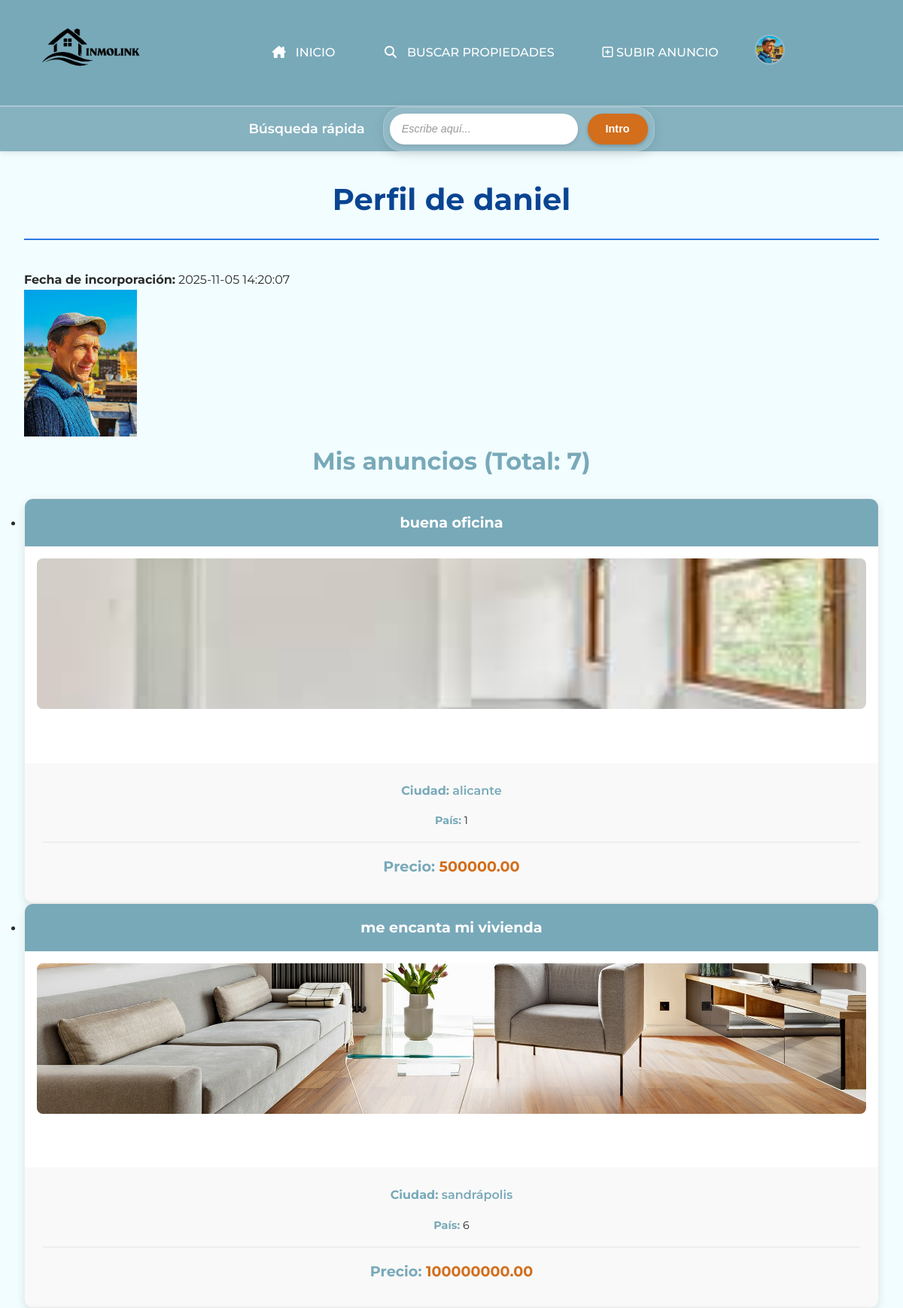
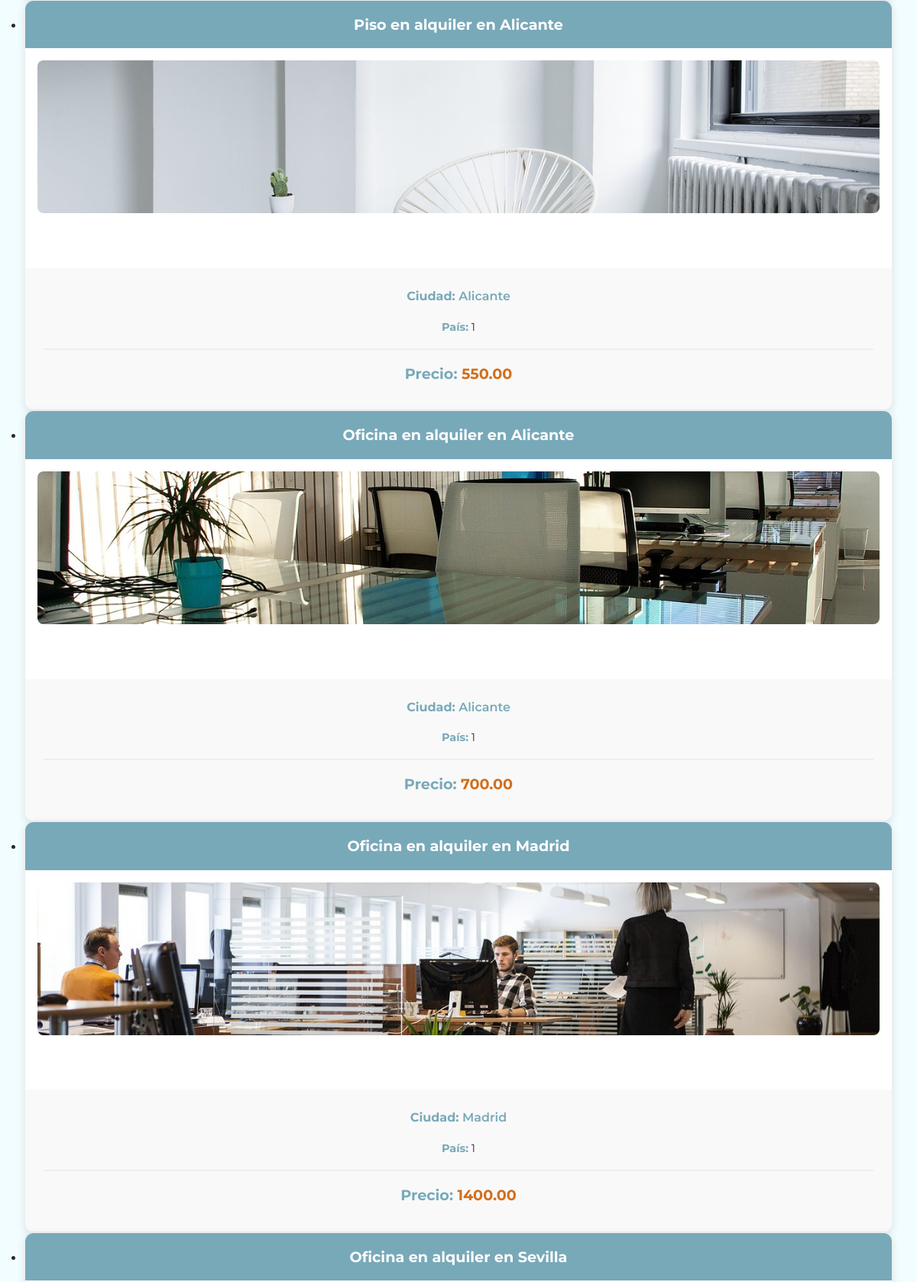
The app's page /perfil_usuario.php (signed in, upper part) with its own data (2 pictures, top to bottom).
### tables this page shows
CREATE TABLE `usuarios` (
  `IdUsuario` int(11) NOT NULL,
  `NomUsuario` varchar(15) NOT NULL,
  `Clave` varchar(255) NOT NULL,
  `Email` varchar(254) NOT NULL,
  `Sexo` smallint(6) DEFAULT NULL,
  `FNacimiento` date DEFAULT NULL,
  `Ciudad` varchar(255) DEFAULT NULL,
  `Pais` int(11) DEFAULT NULL,
  `Foto` varchar(255) DEFAULT NULL,
  `FRegistro` datetime NOT NULL DEFAULT current_timestamp(),
  `Estilo` int(11) DEFAULT NULL
);

CREATE TABLE `anuncios` (
  `IdAnuncio` int(11) NOT NULL,
  `TAnuncio` smallint(5) UNSIGNED DEFAULT NULL,
  `TVivienda` smallint(5) UNSIGNED DEFAULT NULL,
  `FPrincipal` varchar(255) DEFAULT NULL,
  `Alternativo` varchar(255) NOT NULL,
  `Titulo` varchar(255) DEFAULT NULL,
  `Precio` decimal(12,2) DEFAULT NULL,
  `Texto` text DEFAULT NULL,
  `Ciudad` varchar(255) DEFAULT NULL,
  `Pais` int(11) DEFAULT NULL,
  `Superficie` decimal(10,2) DEFAULT NULL,
  `NHabitaciones` int(11) DEFAULT NULL,
  `NBanyos` int(11) DEFAULT NULL,
  `Planta` int(11) DEFAULT NULL,
  `Anyo` int(11) DEFAULT NULL,
  `FRegistro` datetime NOT NULL DEFAULT current_timestamp(),
  `Usuario` int(11) DEFAULT NULL
);

### perfil_usuario.php (the view, shortened to what this page needs)
<?php
require_once __DIR__ . '/includes/cabecera.php';
$usuario_id = $_SESSION['usuario_id'];
$db = get_db();
$sql = "SELECT NomUsuario, Foto, FRegistro FROM usuarios WHERE IdUsuario = ?";
$stmt = $db->prepare($sql);
$stmt->bind_param('i', $usuario_id);
$stmt->execute();
$result = $stmt->get_result();
$usuario = $result->fetch_assoc();
$sql2 = "SELECT IdAnuncio, Titulo, Ciudad, Pais, Precio, FPrincipal
         FROM anuncios
         WHERE Usuario = ?
         ORDER BY FRegistro DESC";
$stmt2 = $db->prepare($sql2);
$stmt2->bind_param('i', $usuario_id);
$stmt2->execute();
$result2 = $stmt2->get_result();
$mis_anuncios = [];
while ($row = $result2->fetch_assoc()) {
    $mis_anuncios[] = $row;
}
$total_anuncios = count($mis_anuncios);
?>
<main>
    <section>
        <h1>Perfil de <?= htmlspecialchars($usuario['NomUsuario'], ENT_QUOTES) ?></h1>
        <p><strong>Fecha de incorporación:</strong> <?= htmlspecialchars($usuario['FRegistro'], ENT_QUOTES) ?></p>
        <?php if (!empty($usuario['Foto'])): ?>
            <img src="<?= htmlspecialchars($usuario['Foto'], ENT_QUOTES) ?>" alt="Foto de <?= htmlspecialchars($usuario['NomUsuario'], ENT_QUOTES) ?>" width="150">
        <?php endif; ?>
    </section>
    <section>
        <h2>Mis anuncios (Total: <?= $total_anuncios ?>)</h2>
        <?php if ($total_anuncios === 0): ?>
            <p>No tienes anuncios publicados.</p>
        <?php else: ?>
            <ul class="lista-anuncios">
                <?php foreach ($mis_anuncios as $anuncio): ?>
                    <li>
                        <article class="anuncio-item">
                            <h3><?= htmlspecialchars($anuncio['Titulo'], ENT_QUOTES) ?></h3>
                            <a href="/daw/ver_anuncio?id=<?= (int)$anuncio['IdAnuncio'] ?>">
                                <img src="<?= !empty($anuncio['FPrincipal']) ? htmlspecialchars($anuncio['FPrincipal'], ENT_QUOTES) : 'img/noimage.png' ?>"
                                     alt="<?= htmlspecialchars($anuncio['Titulo'], ENT_QUOTES) ?>" width="200">
                            </a>
                            <footer>
                                <p><strong>Ciudad:</strong> <?= htmlspecialchars($anuncio['Ciudad'], ENT_QUOTES) ?></p>
                                <p><strong>País:</strong> <?= htmlspecialchars($anuncio['Pais'], ENT_QUOTES) ?></p>
                                <p><strong>Precio:</strong> <?= htmlspecialchars($anuncio['Precio'], ENT_QUOTES) ?></p>
                            </footer>
                        </article>
                    </li>
                <?php endforeach; ?>
            </ul>
        <?php endif; ?>
    </section>
</main>
<?php require_once __DIR__ . '/includes/pie.php'; ?>

### css/inmolink.css (style rules this page uses)
article { background-color: #fff; border-radius: 12px; box-shadow: 0 4px 12px rgba(0,0,0,0.1); overflow: hidden; transition: var(--transicion); border: 1px solid #eee; }
article h3 { background-color: var(--color-secundario); color: #fff; padding: 1rem; margin: 0; font-size: 1.2rem; text-align: center; }
article a { display: block; padding: 1rem; text-align: center; }
article img { width: 100%; height: 200px; object-fit: cover; border-radius: 8px; transition: var(--transicion); }
article footer { padding: 1.5rem; background-color: #f9f9f9; }
article footer p { margin-bottom: 0.5rem; font-size: 0.9rem; }
article footer p:first-child { font-size: 1rem; color: var(--color-secundario); font-weight: 600; margin-bottom: 1rem; }
article footer p strong { color: var(--color-secundario); }
article footer p:last-child { font-size: 1.2rem; font-weight: 700; color: var(--color-primario); text-align: center; margin-top: 1rem; padding-top: 1rem; border-top: 2px solid #eee; }
body { overflow-x: hidden; }

### css/noche.css (style rules this page uses)
html { filter: invert(1) hue-rotate(180deg); background-color: #111; }
img, video, iframe, svg { filter: invert(1) hue-rotate(180deg); }

### css/alto_contraste.css (style rules this page uses)
:root { --color-primario: #fead0a; --color-secundario: #004080; --color-acento: #ffea00; --color-texto: #000000; --color-fondo: #e6d257; --color-footer-bg: #002b5c; --color-footer-texto: #ffe62d; --color-mensaje-fondo: #f2f2f2; --color-mensaje-texto: #000000; --color-mensaje-borde: #000000; }

### css/texto_grande.css (style rules this page uses)
p, li, dd { margin-bottom: 0.8em; }
a { text-decoration: underline; text-underline-offset: 0.2em; text-decoration-thickness: 2px; }
:where(a, button, input, select, textarea, summary, [tabindex]) :focus-visible { outline: 3px solid var(--color-secundario); outline-offset: 3px; }
:where(a, button, input[type="button"], input[type="submit"], input[type="reset"], .boton-enlace) { min-height: 44px; min-width: 44px; }
article h3 { font-size: 1.4rem; }
article footer p { font-size: 1rem; }
main { padding: 2.2rem; }

### css/texto_grande_dislexia.css (style rules this page uses)
body { font-family: 'OpenDyslexic', system-ui, -apple-system, Segoe UI, Roboto, Arial, sans-serif; line-height: 1.8; }

### css/variables.css (style rules this page uses)
:root { --color-primario: #d26e1c; --color-secundario: #78a9b9; --color-terciario: #39c1da; --color-texto: #2a2a2a; --color-fondo: #f2fdff; --color-footer-bg: #78a9b9; --color-footer-texto: #ffffff; --transicion: all 0.3s ease; --color-mensaje-fondo: #f9f9f9; --color-mensaje-texto: #333; --color-mensaje-borde: #d26e1c; }

### css/base.css (style rules this page uses)
* { box-sizing: border-box; margin: 0; padding: 0; }
body { font-family: 'Montserrat', sans-serif; background-color: var(--color-fondo); color: var(--color-texto); line-height: 1.6; }
a { text-decoration: none; color: inherit; }

### css/header_footer.css (style rules this page uses)
footer { background-color: var(--color-footer-bg); color: var(--color-footer-texto); text-align: center; padding: 2rem 0; margin-top: 3rem; }
footer p { margin: 0; }

### css/main.css (style rules this page uses)
main { padding: 2rem; max-width: 1200px; margin: 0 auto; }
main h1, main section h1 { color: #0a4592; font-size: 2.5em; font-weight: bold; text-align: center; border-bottom: 2px solid #2a7ae2; padding-bottom: 0.5em; margin-bottom: 1em; }
h2 { color: var(--color-secundario); font-size: 1.8rem; text-align: center; margin-bottom: 1.5rem; }
main section h2 { font-size: 2rem; }
article { background-color: #fff; border-radius: 12px; box-shadow: 0 4px 12px rgba(0,0,0,0.1); overflow: hidden; transition: var(--transicion); border: 1px solid #eee; }
article h3 { background-color: var(--color-secundario); color: #fff; padding: 1rem; margin: 0; font-size: 1.2rem; text-align: center; }
article a { display: block; padding: 1rem; text-align: center; }
article img { width: 100%; height: 200px; object-fit: cover; border-radius: 8px; transition: var(--transicion); }
article footer { padding: 1.5rem; background-color: #f9f9f9; }
article footer p { margin-bottom: 0.5rem; font-size: 0.9rem; color: var(--color-texto); }
article footer p:first-child { font-size: 1rem; color: var(--color-secundario); font-weight: 600; margin-bottom: 1rem; }
article footer p strong { color: var(--color-secundario); }
article footer p:last-child { font-size: 1.2rem; font-weight: 700; color: var(--color-primario); text-align: center; margin-top: 1rem; padding-top: 1rem; border-top: 2px solid #eee; }

### records on screen
usuarios: NomUsuario "daniel", FRegistro "2025-11-05 14:20:07", Foto+NomUsuario (picture)
anuncios: Titulo "buena oficina", FPrincipal (picture), Ciudad "alicante", Pais "1", Precio "500000.00"
anuncios: Titulo "me encanta mi vivienda", FPrincipal (picture), Ciudad "sandrápolis", Pais "6", Precio "100000000.00"
anuncios: Titulo "Piso en alquiler en Alicante", FPrincipal (picture), Ciudad "Alicante", Pais "1", Precio "550.00"
anuncios: Titulo "Oficina en alquiler en Alicante", FPrincipal (picture), Ciudad "Alicante", Pais "1", Precio "700.00"
anuncios: Titulo "Oficina en alquiler en Madrid", FPrincipal (picture), Ciudad "Madrid", Pais "1", Precio "1400.00"
anuncios: Titulo "Oficina en alquiler en Sevilla"

### other values on screen
$total_anuncios "7"
